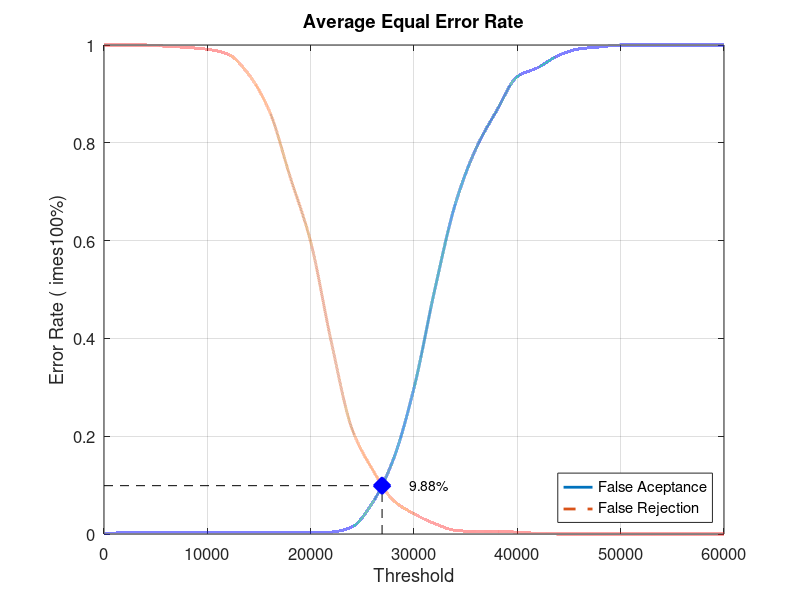
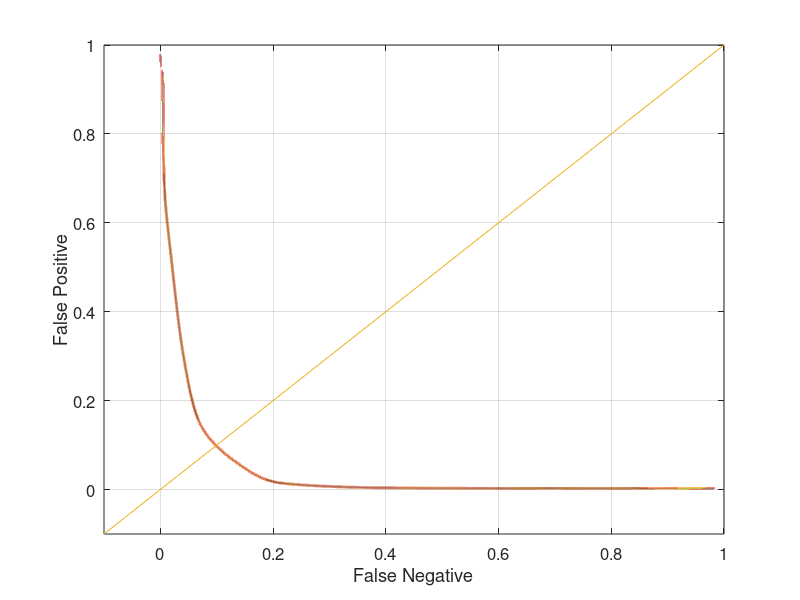

Source code (MATLAB) for these figures, in order:
close all;
clear;
clc;
x = 0:2000:60000;
xq = 0:0.5:60000;

y0 = [0 0.00263158 0.00263158 0.00263158 0.00263158 0.00263158 0.00263158 0.00263158 0.00263158 0.00263158 0.00263158 0.00394737 0.0144737 0.0644737 0.152632 0.298684 0.498684 0.675 0.788158 0.865789 0.935526 0.953947 0.978947 0.992105 0.996053 1 1 1 1 1 1]
yy0 = interp1(x, y0, xq, 'pchip');
y1 = [1 1 1 0.9975 0.995 0.99125 0.98125 0.94 0.865 0.73125 0.5975 0.3925 0.215 0.13125 0.06875 0.04125 0.02125 0.0075 0.005 0.005 0.00375 0.00125 0 0 0 0 0 0 0 0 0]
yy1 = interp1(x, y1, xq, 'pchip');

% Calculating EER: 
y2 = abs(y0 - y1);
find(y2 == min(y2))
yy2 = abs(yy0 - yy1);
xEER = find(yy2 == min(yy2));
xEERIndex = xq(xEER) % X-axis EER
yEER = yy0(xEER) % Y-axis EER

main = figure
plot(xq, yy0,'-','LineWidth', 2);	hold on
plot(xq, yy1,'--','LineWidth', 2);	hold on
plot([xEERIndex xEERIndex], [0 yEER], 'k--');	hold on
plot([0 xEERIndex], [yEER yEER], 'k--');	hold on
plot(xEERIndex, yEER, 'bx', 'LineWidth', 10);	hold on
text(xEERIndex + 10 * xEERIndex / 100, yEER, [num2str(round((10000 * yEER)) / 100) '%'])
legend('False Aceptance', 'False Rejection', 'Location', 'SouthEast')
xlabel('Threshold')
ylabel('Error Rate (	imes100%)')
title('Average Equal Error Rate')
set(gca, 'FontSize', 12)
axis([0 60000 0 1])
grid on

print(main, 'Experiment2AverageMain', '-dpng');
FNRxFPR = figure('Color', [1 1 1]);
plot(yy1, yy0, '-', yy1, yy0, 'LineWidth', 2);
hold on
y = -0.1:0.1:1
plot(y, y); 
set(gca, 'FontSize', 12)
xlabel('False Negative')
ylabel('False Positive')
axis([-0.1 1 -0.1 1])
set(gca, 'FontSize', 12)
grid on

print(FNRxFPR, 'Experiment2AverageFNRxFPR','-dpng');
